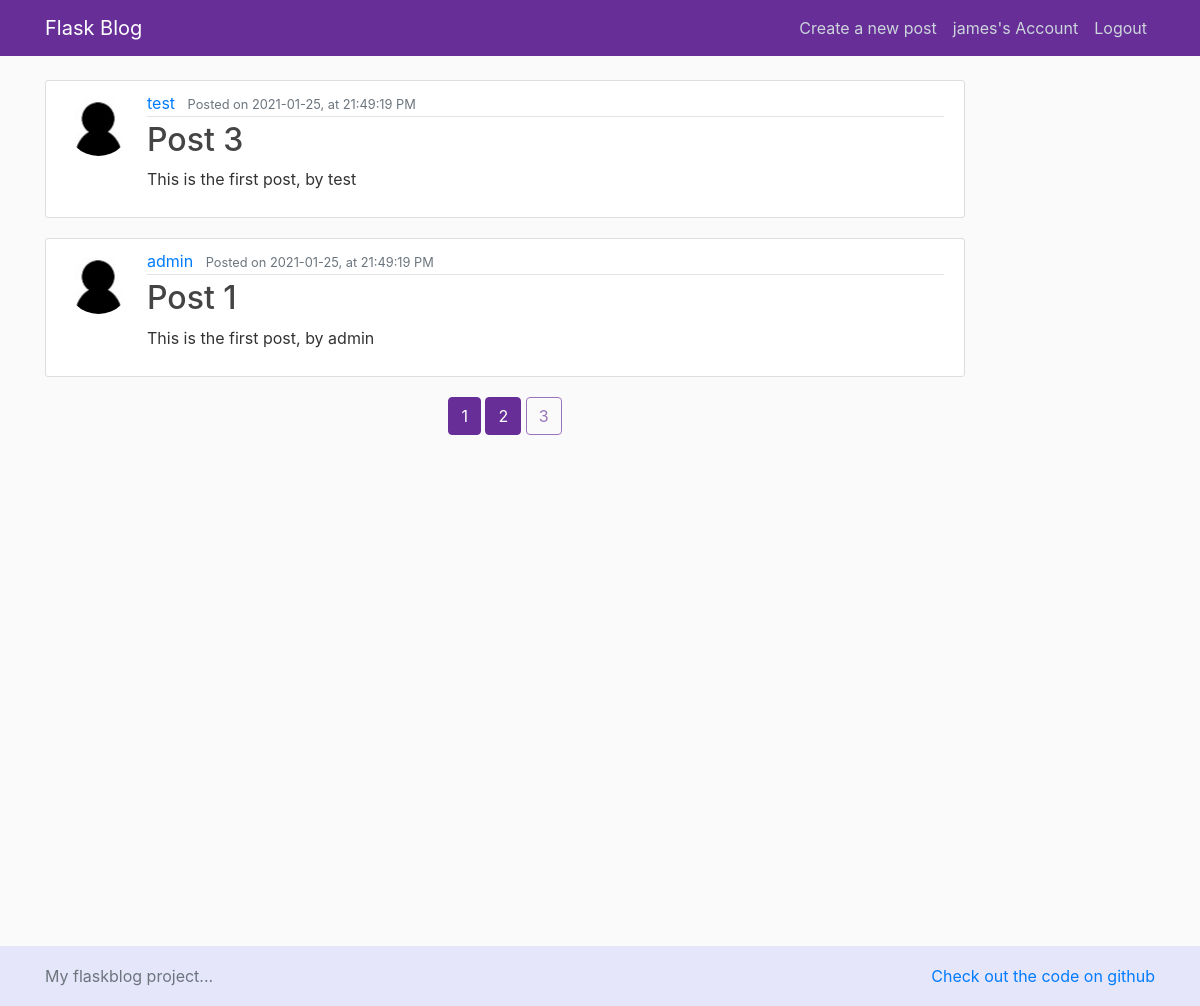
The app's page /home?page=3 (signed in) with its own data.
### flaskblog/models.py (models this page shows, shortened)
class User(db.Model, UserMixin):
    id = db.Column(db.Integer, primary_key=True)
    username = db.Column(db.String(20), unique=True, nullable=False)
    email = db.Column(db.String(120), unique=True, nullable=False)
    image_file = db.Column(db.String(20), nullable=False, default='default.jpg')
    password = db.Column(db.String(60), nullable=False)
    posts = db.relationship('Post', backref='author', lazy=True)

class Post(db.Model):
    id = db.Column(db.Integer, primary_key=True)
    title = db.Column(db.String(100), nullable=False)
    date_posted = db.Column(db.DateTime, nullable=False, default=datetime.utcnow)
    content = db.Column(db.Text, nullable=False)
    user_id = db.Column(db.Integer, db.ForeignKey('user.id'), nullable=False)

### flaskblog/main/routes.py (the view)
@main.route("/")
@main.route("/home")
def home():
    page = request.args.get('page', 1, type=int)
    posts = Post.query.order_by(Post.date_posted.desc()).paginate(page=page, per_page=4)
    return render_template('home.html', posts=posts)

### flaskblog/models.py (called while the page is built)
@login_manager.user_loader
def load_user(user_id):
    return User.query.get(int(user_id))

### flaskblog/templates/home.html
{% extends "layout.html" %}
{% block content %}
    {% for post in posts.items %}
        <article class="media content-section">
          <img class="rounded-circle article-img" src="{{ url_for('static', filename='pics/' + post.author.image_file) }}">
          <div class="media-body">
            <div class="article-metadata">
              <a class="mr-2" href="{{ url_for('users.user_posts', username=post.author.username) }}">{{ post.author.username }}</a>
              <small class="text-muted">Posted on {{ post.date_posted.strftime('%Y-%m-%d, at %H:%M:%S %p') }}</small>
            </div>
            <h2><a class="article-title" href="{{ url_for('posts.post', post_id=post.id)}}"> {{ post.title }}</a></h2>
            <p class="article-content">{{ post.content }}</p>
          </div>
        </article>
    {% endfor %}
    <div class="container d-flex justify-content-center">
    <div>
    {% for page_number in posts.iter_pages(left_edge=1, left_current=1, right_edge=1, right_current=2) %}
        {% if page_number %}
            {% if posts.page == page_number %}
                <a class="btn btn-outline-primary disabled" href="#">{{ page_number }}</a>
            {% else %}
                <a class="btn btn-primary" href="{{ url_for('main.home', page=page_number) }}">{{ page_number }}</a>
            {% endif %}
        {% else %}
        ...
        {% endif %}
    {% endfor %}
    </div>
    </div>
{% endblock content %}

### flaskblog/templates/layout.html (shortened to what this page needs)
<!DOCTYPE html>
<html>
<head>
    <link rel="stylesheet" href="https://maxcdn.bootstrapcdn.com/bootstrap/4.0.0/css/bootstrap.min.css">
    <link rel="stylesheet" type="text/css" href="{{ url_for('static', filename='main.css') }}">
</head>
<body>
    <header class="site-header">
      <nav class="navbar navbar-expand-md navbar-dark fixed-top" style="background-color:#682e98">
        <div class="container">
            <a class="navbar-brand mr-4" href="/">Flask Blog</a>
          <div class="collapse navbar-collapse" id="navbarToggle">
            <div class="navbar-nav">
                {% if current_user.is_authenticated %}
                    <a class="nav-item nav-link" href="{{ url_for('posts.new_post') }}">Create a new post</a>
                    <a class="nav-item nav-link" href="{{ url_for('users.account') }}">{{current_user.username}}'s Account</a>
                    <a class="nav-item nav-link" href="{{ url_for('users.logout') }}">Logout</a>
                {% else %}
                    <a class="nav-item nav-link" href="{{ url_for('users.login') }}">Login</a>
                    <a class="nav-item nav-link" href="{{ url_for('users.register') }}">Register</a>
                {% endif %}
            </div>
          </div>
        </div>
      </nav>
    </header>
    <main role="main" class="container">
      <div class="row" style="min-height: 850px">
        <div class="col-md-10">
          {% block content %}{% endblock %}
        </div>
        </div>
    </main>
    <footer class="footer position-relative" style="background-color: #E6E6FA;height: 60px;line-height: 60px;">
      <div class="container">
        <span class="text-muted alightleft">My flaskblog project...</span>
          <span class="alignright"><a href="http://www.github.com/camotoad">Check out the code on github</a></span>
        </div>
    </footer>
</body>
</html>

### flaskblog/static/main.css (style rules this page uses)
body { background: #fafafa; color: #333333; margin-top: 5rem; }
h1, h2, h3, h4, h5, h6 { color: #444444; }
.site-header .navbar-nav .nav-link { color: #cbd5db; }
.content-section { background: #ffffff; padding: 10px 20px; border: 1px solid #dddddd; border-radius: 3px; margin-bottom: 20px; }
.article-title { color: #444444; }
.article-content { white-space: pre-line; }
.article-img { height: 65px; width: 65px; margin-right: 16px; }
.article-metadata { padding-bottom: 1px; margin-bottom: 4px; border-bottom: 1px solid #e3e3e3 }
.footer { position: relative; bottom: 0; width: 100%; height: 60px; line-height: 60px; background-color: #E6E6FA; }
.alignright { float: right; }
.btn-outline-primary { border-color: #682e98 !important; color: #682e98 !important; }
.btn-primary { border-color: #682e98 !important; color: #FFFFFF !important; background-color: #682e98 !important; }

### records on screen
User: username "james"
Post: image_file (placeholder picture), author.username "test", date_posted "2021-01-25, at 21:49:19 PM", title "Post 3", content "This is the first post, by test"
Post: image_file (placeholder picture), author.username "admin", date_posted "2021-01-25, at 21:49:19 PM", title "Post 1", content "This is the first post, by admin"

### other values on screen
{{ page_number }} "1" "2"
{{ page_number }} "3"
